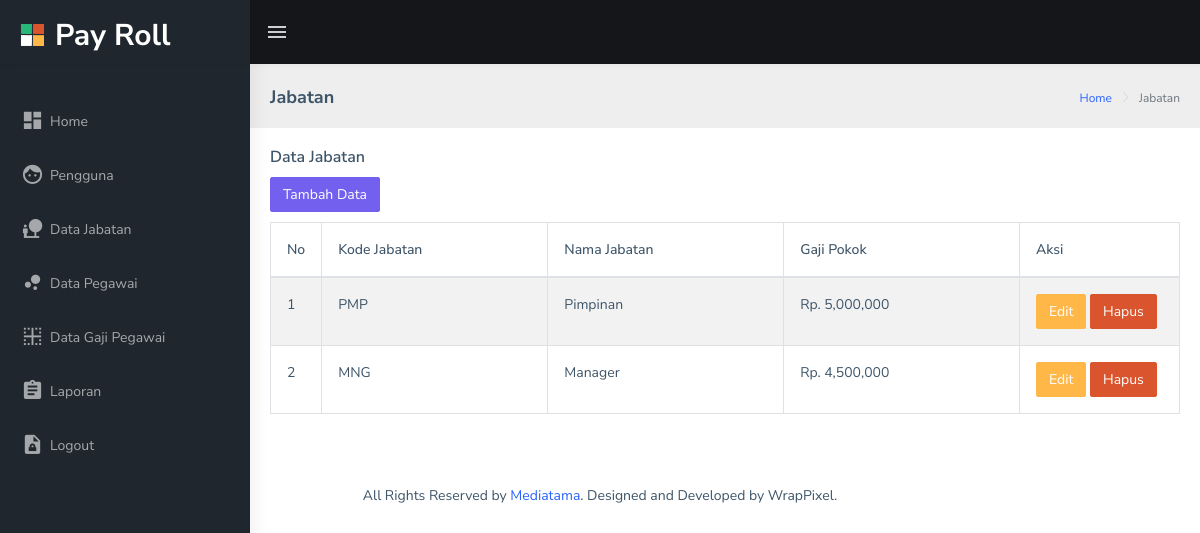
The page /index.php/jabatan on the database its author committed.
### tables this page shows
CREATE TABLE IF NOT EXISTS `tb_jabatan` (
  `jabatan_id` int(11) NOT NULL,
  `jabatan_kode` varchar(255) NOT NULL,
  `jabatan_nama` varchar(255) NOT NULL,
  `jabatan_gapok` int(11) NOT NULL
);

### application/controllers/Jabatan.php (called while the page is built, shortened)
<?php
class Jabatan extends CI_Controller
{
    public function __construct()
    {
        $this->load->model('JabatanModel');
    }
    public function index()
    {
        $data['jabatan'] = $this->JabatanModel->getAllJabatan();
        $this->load->view('jabatan/index', $data);
    }
}

### index.php (called while the page is built, shortened)
<?php
require_once BASEPATH.'core/CodeIgniter.php';

### application/models/JabatanModel.php (called while the page is built, shortened)
<?php
class JabatanModel extends CI_Model
{
    private $tbjabatan = 'tb_jabatan';
    public function getAllJabatan()
    {
        return $this->db->get($this->tbjabatan)->result();
    }
}

### application/views/jabatan/index.php (the view, shortened to what this page needs)
<!DOCTYPE html>
<html dir="ltr" lang="en">
<head>
</head>
<body>
    <div id="main-wrapper">
        <div class="page-wrapper">
            <div class="page-breadcrumb">
                <div class="row">
                    <div class="col-12 d-flex no-block align-items-center">
                        <h4 class="page-title">Jabatan</h4>
                        <div class="ml-auto text-right">
                            <nav aria-label="breadcrumb">
                                <ol class="breadcrumb">
                                    <li class="breadcrumb-item"><a href="<?php echo site_url('home') ?>">Home</a></li>
                                    <li class="breadcrumb-item active" aria-current="page">Jabatan</li>
                                </ol>
                            </nav>
                        </div>
                    </div>
                </div>
            </div>
            <div class="card mt-3">
                <div class="card-body">
                    <h5 class="card-title">Data Jabatan</h5>
                    <div class="table-responsive">
                        <a href="<?php echo site_url('jabatan/add') ?>" class="btn btn-primary m-b-10"> Tambah Data</a>
                        <table id="zero_config" class="table table-striped table-bordered">
                            <thead>
                                <tr>
                                    <th>No</th>
                                    <th>Kode Jabatan</th>
                                    <th>Nama Jabatan</th>
                                    <th>Gaji Pokok</th>
                                    <th>Aksi</th>
                                </tr>
                            </thead>
                            <tbody>
                                <?php foreach ($jabatan as $no => $row) : ?>
                                    <tr>
                                        <td width="10px"><?php echo ++$no ?></td>
                                        <td><?php echo $row->jabatan_kode ?></td>
                                        <td><?php echo $row->jabatan_nama ?></td>
                                        <td>Rp. <?php echo number_format($row->jabatan_gapok) ?></td>
                                        <td width="160px">
                                            <a href="<?php echo site_url('jabatan/update/' . $row->jabatan_id) ?>" class="btn btn-warning">Edit</a>
                                            <a href="<?php echo site_url('jabatan/delete/' . $row->jabatan_id) ?>" class="btn btn-danger">Hapus</a>
                                        </td>
                                    </tr>
                                <?php endforeach ?>
                            </tbody>
                        </table>
                    </div>
                </div>
            </div>
        </div>
    </div>
</body>
</html>

### rows shown on the page
tb_jabatan: jabatan_kode "PMP", jabatan_nama "Pimpinan", jabatan_gapok "5,000,000"
tb_jabatan: jabatan_kode "MNG", jabatan_nama "Manager", jabatan_gapok "4,500,000"
